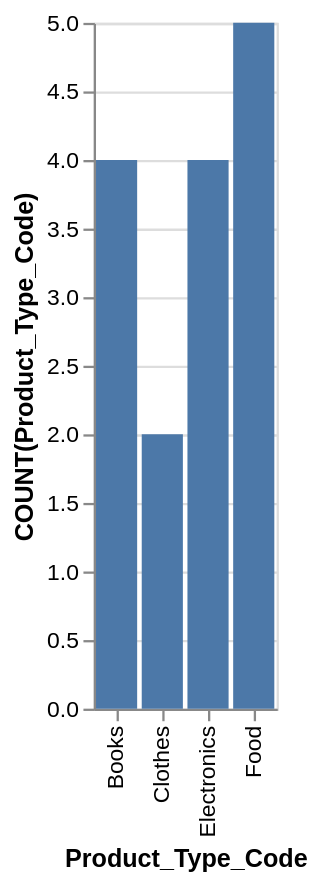

Express this chart as Vega-Lite.
### Vega-Lite specification from a JSON file in a GitHub repository (floating-point values rounded to 4 significant figures)
{"data": {"values": [{"x_data": "Books", "y_data": 4}, {"x_data": "Clothes", "y_data": 2}, {"x_data": "Electronics", "y_data": 4}, {"x_data": "Food", "y_data": 5}]}, "mark": "bar", "encoding": {"x": {"field": "x_data", "type": "nominal", "title": "Product_Type_Code", "sort": "ascending"}, "y": {"field": "y_data", "type": "quantitative", "title": "COUNT(Product_Type_Code)"}}}
